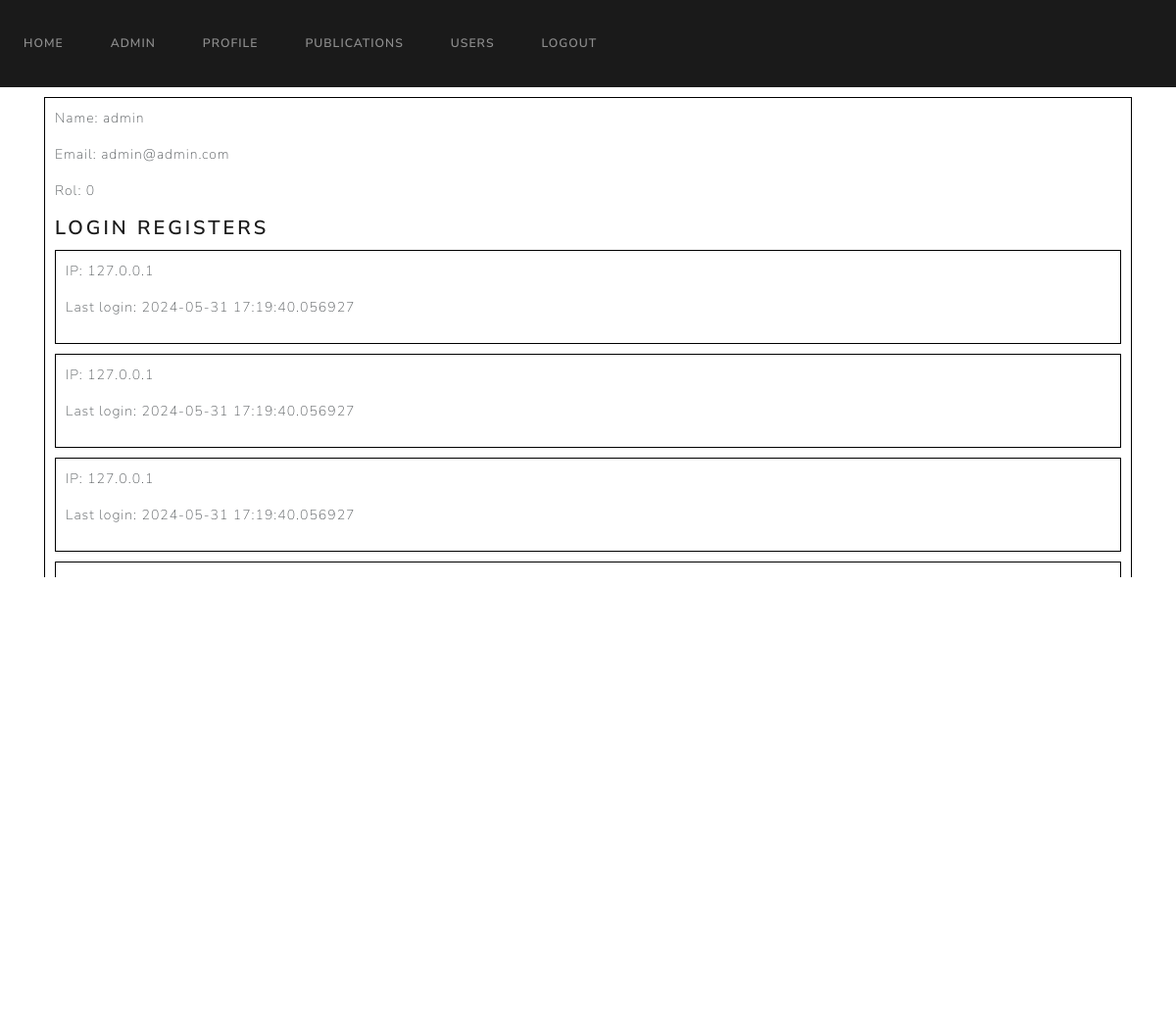
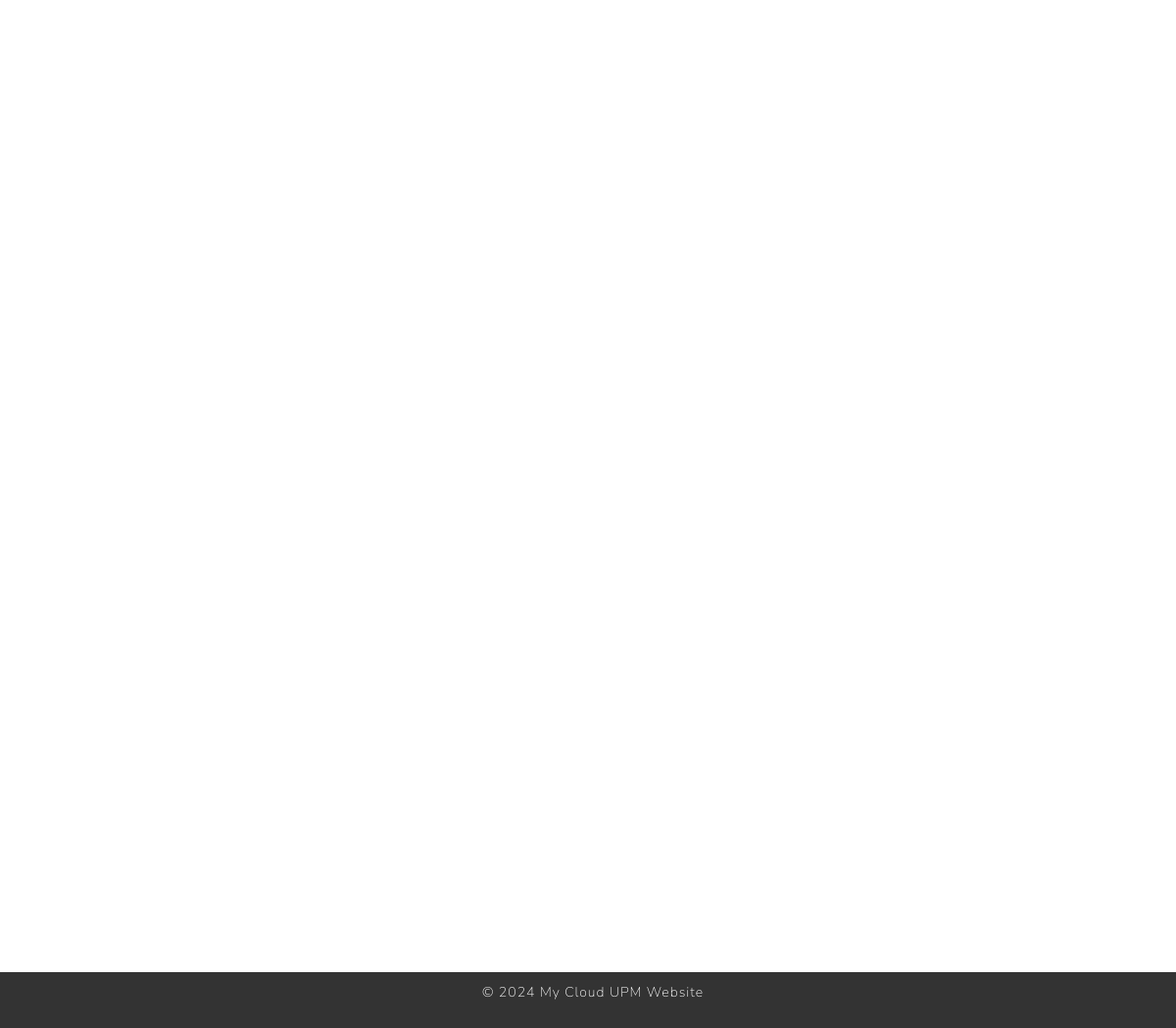
The page /admin (signed in) on the database its author committed (2 pictures, top to bottom).
### website/models.py (models this page shows)
class User(UserMixin, db.Model):
    id = db.Column(db.Integer, primary_key=True)
    name = db.Column(db.String(100), unique=True, nullable=False)
    surname = db.Column(db.String(100), unique=True, nullable=False)
    email = db.Column(db.String(100), unique=True, nullable=False)
    password = db.Column(db.String(100), nullable=False)
    role = db.Column(db.Integer, nullable=False, default=1)  # 0 para admin, 1 para usuario regular
    publications = db.relationship('Publication')
    login_records = db.relationship('LoginRecord')

class LoginRecord(db.Model):
    id = db.Column(db.Integer, primary_key=True)
    user_id = db.Column(db.Integer, db.ForeignKey('user.id'), nullable=False)
    ip_address = db.Column(db.String(50), nullable=False)
    login_time = db.Column(db.DateTime, default=datetime.now(pytz.timezone('Europe/Madrid')))

### website/views.py (the view)
@views.route('/admin')
@login_required
def admin():
    if current_user.role != 0:
        flash('You are not allowed to access this page', category='error')
        print('You are not allowed to access this page')
        return redirect(url_for('views.home'))
    users = User.query.all()
    login_records = LoginRecord.query.all()
    return render_template('admin.html', user=current_user, users=users, login_records=login_records)

### website/templates/admin.html (shortened to what this page needs)
{% extends "base.html" %}
{% block content %}
<div style="max-width: 1500px; margin: auto; max-height: 500px; overflow-y: auto;">
    {% for user in users %}
    <div style="border: 1px solid black; padding: 10px; margin-top: 10px; position: relative;">
        <p>Name: {{ user.name }}</p>
        <p>Email: {{ user.email }}</p>
        <p>Rol: {{ user.role }}</p>
        <h4>Login Registers</h4>
        {% for record in user.login_records %}
        <div style="border: 1px solid black; padding: 10px; margin-top: 10px; position: relative;">
            <p>IP: {{ record.ip_address }}</p>
            <p>Last login: {{ record.login_time }}</p>
        </div>
        {% endfor %}
    </div>
    {% endfor %}
</div>
{% endblock %}

### rows shown on the page
User: name "admin", email "admin@admin.com", role "0"
LoginRecord: ip_address "127.0.0.1", login_time "2024-05-31 17:19:40.056927"
LoginRecord: ip_address "127.0.0.1", login_time "2024-05-31 17:19:40.056927"
LoginRecord: ip_address "127.0.0.1", login_time "2024-05-31 17:19:40.056927"
